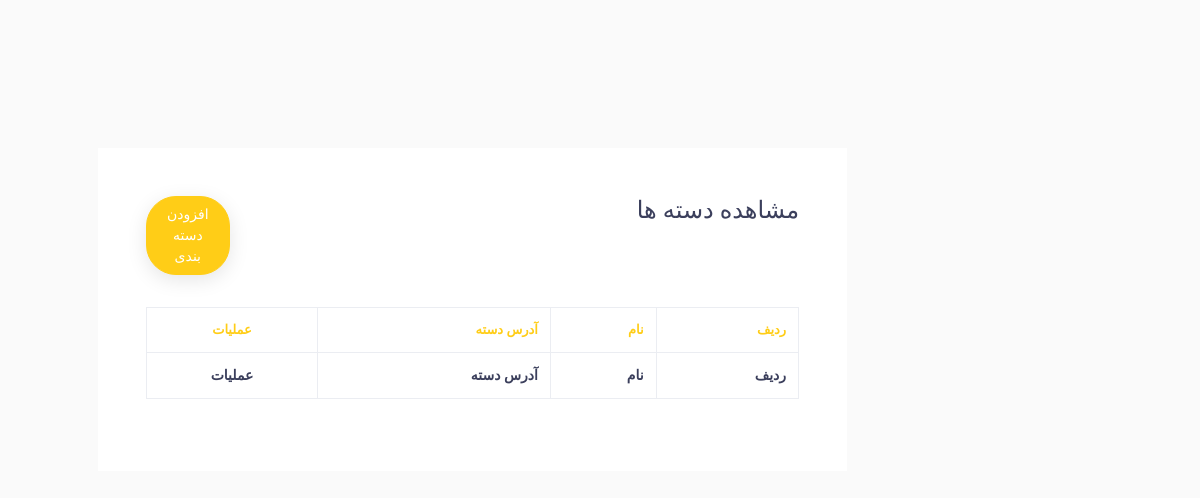
Before: /dashbaord/category with the older database file.
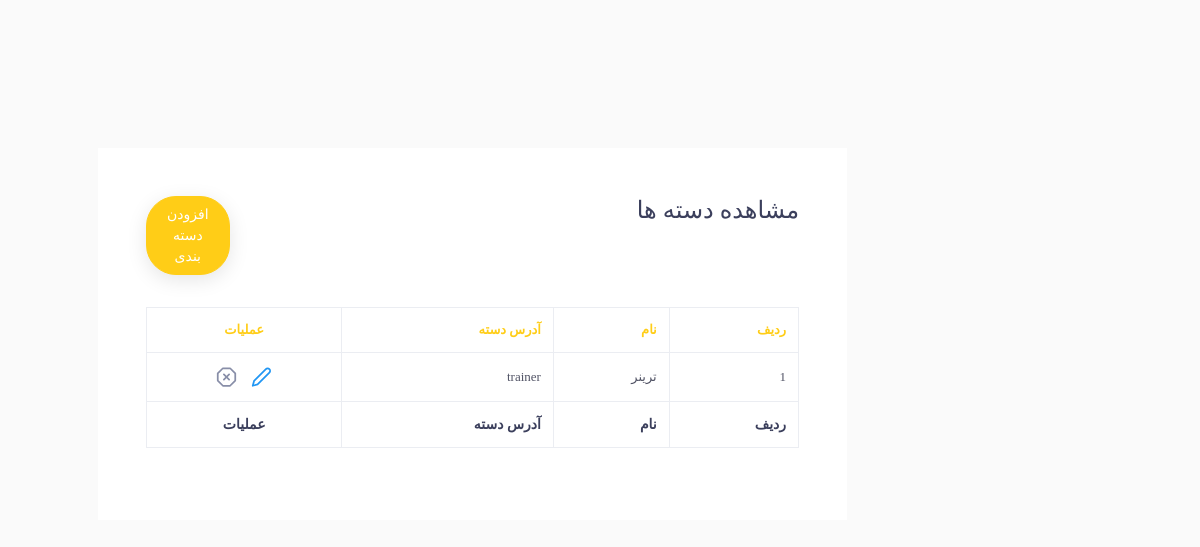
After: the same page with the newer database file.
### Post/models.py (models this page shows, shortened)
class ArticleCategories(models.Model):
    title = models.CharField(max_length=50, verbose_name="عنوان دسته")
    url = models.TextField(unique=True, verbose_name="آدرس دسته بندی")

### Post/views.py (the view)
# urls.py: path('category',views.CategoryManger.as_view(),name="category_admin"),
class CategoryManger(ListView):
    template_name = 'Post/listCategory.html'
    model = ArticleCategories
    context_object_name = 'data'

### Post/templates/Post/listCategory.html (shortened to what this page needs)
{% extends 'shared/base.html' %}
{% load static %}
{% block header_reference %}
    <link href="{% static 'admin_panel/assets/css/tables/table-basic.css' %}" rel="stylesheet" type="text/css">
{% endblock %}
{% block content %}
    {% load poll_extras %}
    <div class="col-lg-10 mx-auto mt-5 ">
        <div class="table-responsive bg-white p-5">
            <div class="widget-header">
                <div class="row">
                    <div class="col-xl-10 col-md-10 col-sm-10 col-10 mb-4 ">
                        <h4>مشاهده دسته ها</h4>
                    </div>
                    <div class="col-md-2 mb-4">
                        <a href="{% url 'category_add_admin'  %}" class="btn btn-primary mb-2 mr-2 btn-rounded">افزودن
                            دسته بندی</a>
                    </div>
                </div>
            </div>
            <table class="table table-bordered table-hover table-condensed mb-4">
                <thead>
                <tr>
                    <th>ردیف</th>
                    <th>نام</th>
                    <th>آدرس دسته</th>
                    <th class="text-center">عملیات</th>
                </tr>
                </thead>
                <tbody>
                {% for item in data %}
                    <tr>
                        <td>
                            {{ forloop.counter }}
                        </td>
                        <td>
                            {{ item.title }}
                        </td>
                        <td>
                            {{ item.url }}
                        </td>
                        <td class="text-center">
                            <ul class="table-controls">
                                <li>
                                    <a href="{% url 'category_edit_admin' id=item.id  %}"
                                       style="margin-right: 1x;color: red"
                                       class="bs-tooltip mr-2 text-or" data-toggle="tooltip" data-placement="top"
                                       title="" data-original-title="ویرایش">
                                        <svg xmlns="http://www.w3.org/2000/svg" width="24" height="24"
                                             viewBox="0 0 24 24" fill="none" stroke="currentColor" stroke-width="2"
                                             stroke-linecap="round" stroke-linejoin="round"
                                             class="feather feather-edit-2 text-info">
                                            <path d="M17 3a2.828 2.828 0 1 1 4 4L7.5 20.5 2 22l1.5-5.5L17 3z"></path>
                                        </svg>
                                    </a>
                                    <a href="{% url 'category_delete_admin' item.id %}"
                                       style="margin-right: 3px;color: red"
                                       class="bs-tooltip  text-or" data-toggle="tooltip" data-placement="top"
                                       title="" data-original-title="حذف">
                                    </a>
                                </li>
                            </ul>
                        </td>
                    </tr>
                {% endfor %}
                </tbody>
                <tfoot>
                <tr>
                    <th>ردیف</th>
                    <th>نام</th>
                    <th>آدرس دسته</th>
                    <th class="text-center">عملیات</th>
                </tr>
                </tfoot>
            </table>
        </div>
    </div>
{% endblock %}

Changed rows visible on the page:
added ArticleCategories: title "ترینر", url "trainer"
